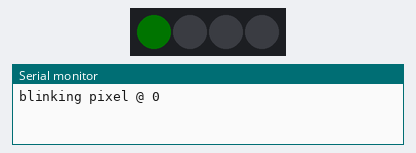
A sketch run on a simulated Arduino Uno, built with avr-gcc and run on an emulated ATmega328P. On the bench: 4 RGB LEDs in strip order, left to right, the last lines printed to the serial monitor. Dim RGB values are drawn brighter than linear.

Above: at 0.5 s.
At 2.5 s:
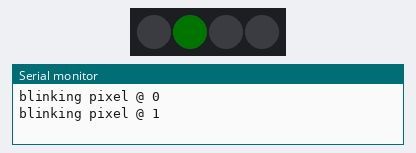
At 4.5 s:
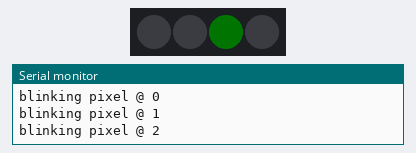
At 6.5 s:
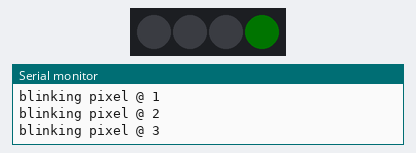
At 9.5 s:
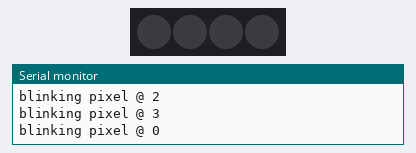
Timing chart, 0 to 10.4 s (numbered marks = the images above):
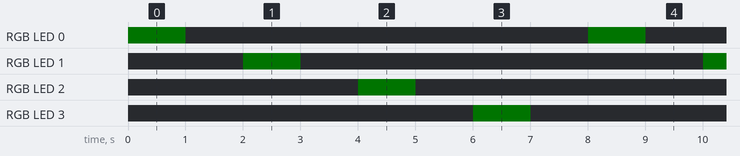

The sketch:

neoblink.ino
```cpp
#include <Adafruit_NeoPixel.h>


#define PIN        7
#define NUMPIXELS  4

Adafruit_NeoPixel pixels(NUMPIXELS, PIN, NEO_GRB + NEO_KHZ800);

void setup() {
  // set up Serial for outputting to serial monitor
  Serial.begin(115200);

  // initial the neo-pixel strip
  pixels.begin();

  // set the brightness
  pixels.setBrightness(1);
}

int idx = 0;
void loop() {
  // print out to the serial monitor which pixel to blink
  Serial.print("blinking pixel @ ");
  Serial.println(idx);

  // set the pixel @ idx to green
  pixels.setPixelColor(idx, pixels.Color(0, 255, 0));
  pixels.show();

  // delay for a second
  delay(1000);

  // turn off the pixel @ idx
  pixels.setPixelColor(idx, 0);
  pixels.show();

  // delay for a second
  delay(1000);

  // change idx to next pixel
  idx = (idx + 1) % NUMPIXELS;
}
```

Measured:
- by itself, RGB LED 0–3: alternates RGB(0, 1, 0) for 1.0 s and off for 7.0 s
- by itself, everything shown: repeats every 8.0 s, in 8 steps
